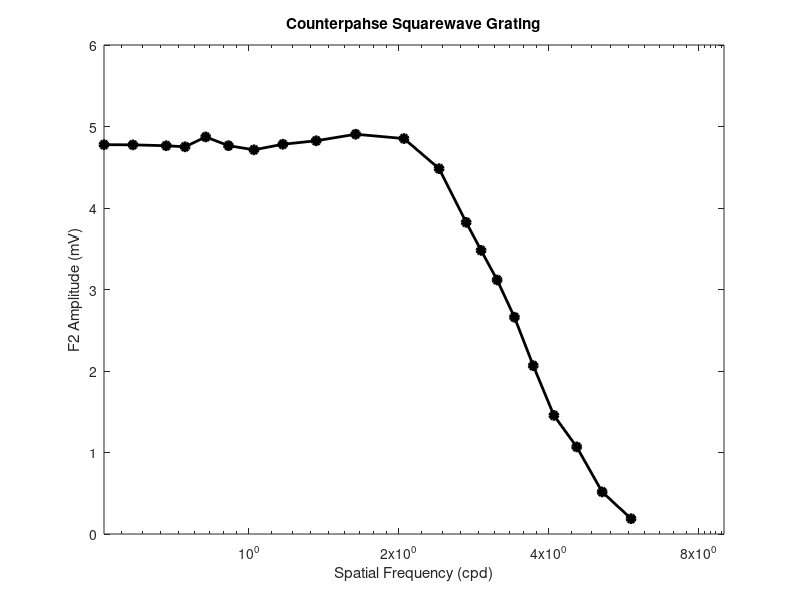
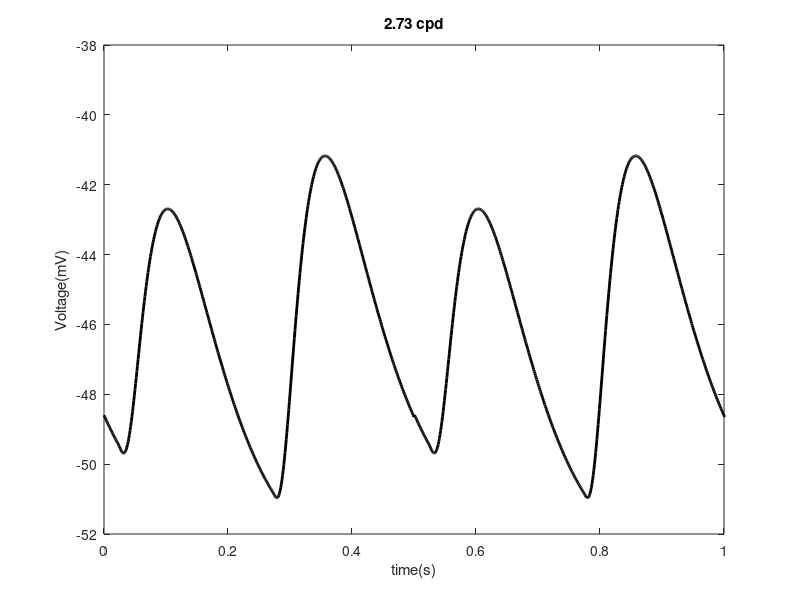

These charts were generated, in order, by the following MATLAB code:
clc
clear

% % F1
% % x = [25,50,75,100,125,150,175,200,225,250,275,300,325,350,375,400];
% % x1 = [1/0.025,1/0.050,1/0.075,1/0.100,1/0.125,1/0.150,1/0.175,1/0.200,1/0.225,1/0.250,1/0.275,1/0.300,1/0.325,1/0.350,1/0.375,1/0.400];
% x1 = [1/0.01,1/0.02,1/0.03,1/0.04,1/0.05,1/0.06,1/0.07,1/0.08,1/0.09,1/0.1,1/0.11,1/0.12,1/0.13,1/0.14,1/0.15,1/0.16];
% y1 = [0.025
% 1.020
% 0.390
% 0.120
% 0.233
% 0.160
% 0.117
% 0.097
% 0.078
% 0.062
% 0.050
% 0.043
% 0.038
% 0.035
% 0.032
% 0.030
% ];
% 
% figure
% % plot(x,y,'LineWidth',2.5)
% % semilogx(x,y,'LineWidth',2.5)
% loglog(x1,y1,'LineWidth',2.5)
% xticks([5 10 20 30 40])
% ylabel('1st harmonic amplitude')
% % xlabel('cycle size (um)')
% xlabel('spatial frequency (cycles/mm)')
% title('d349d counterphase grating stimulus')
% % hold on

%F2
% cycle/um * 1000 -> cycle/mm
% x2 = [1/0.025,1/0.050,1/0.075,1/0.100,1/0.125,1/0.150,1/0.175,1/0.200,1/0.225,1/0.250,1/0.275,1/0.300,1/0.325,1/0.350,1/0.375,1/0.400];
% need more data points at high spatial frequency
% i.e. 5,10,15,20,25,30,35,40,45,50,60,70,80,90,100
% then the same 125,150,175,200,225,250,275,300,325,350,375,400
%x=0.001*[5,15,25,30,35,40,45,50,55,60,65,70,75,80,85,90,95,100,125,150,175,200,225,250,275,300,325,350,375,400];
x=0.001*[35,40,45,50,55,60,65,70,75,85,100,125,150,175,200,225,250,275,300,350,400];
x2=1:21;
for i=1:length(x)
    x2(i)=1/x(i);
end
x2 = x2*0.205;

y2 = [
0.188
0.516
1.069
1.455
2.065
2.660
3.117
3.480
3.824
4.483
4.852
4.905
4.825
4.782
4.714
4.765
4.872
4.751
4.764
4.775
4.777
];


semilogx(x2,y2,'-ko','MarkerFaceColor','k','LineWidth',2)
xticks([1 2 4 8 10])
xlim([0 9])
ylim([0 6])
% ylabel('2nd harmonic amplitude')
ylabel('F2 Amplitude (mV)')
%xlabel('spatial frequency (cycles/mm)')
xlabel('Spatial Frequency (cpd)')
title('Counterpahse Squarewave Grating')
% 1cycles/mm * 0.0.205mm/degree = 0.205cycles/degree (cpd) for monkey
% L is the length of one cycle, spatial frequency of the variation of 1/L


% F1/F2 ratio
% y = y2/y1;
% figure
% loglog(x1,y,'LineWidth',2.5)
% xticks([5 10 20 30 40])
% ylabel('F1/F2 ratio')
% xlabel('spatial frequency (cycles/mm)')

%plot voltage responses at 75um
V2 = [-48.598
-48.638
-48.678
-48.717
-48.756
-48.795
-48.833
-48.871
-48.908
-48.945
-48.982
-49.018
-49.055
-49.09
-49.125
-49.16
-49.195
-49.229
-49.263
-49.296
-49.329
-49.362
-49.394
-49.428
-49.465
-49.505
-49.547
-49.587
-49.624
-49.654
-49.675
-49.688
-49.689
-49.678
-49.655
-49.62
-49.572
-49.511
-49.439
-49.355
-49.26
-49.155
-49.04
-48.916
-48.784
-48.644
-48.497
-48.345
-48.187
-48.025
-47.859
-47.69
-47.519
-47.346
-47.172
-46.998
-46.824
-46.65
-46.478
-46.308
-46.139
-45.974
-45.811
-45.651
-45.496
-45.343
-45.195
-45.05
-44.91
-44.774
-44.642
-44.515
-44.392
-44.274
-44.16
-44.051
-43.946
-43.846
-43.751
-43.66
-43.573
-43.492
-43.414
-43.341
-43.272
-43.208
-43.147
-43.091
-43.039
-42.991
-42.947
-42.906
-42.87
-42.837
-42.808
-42.782
-42.759
-42.74
-42.724
-42.712
-42.702
-42.696
-42.692
-42.692
-42.694
-42.698
-42.706
-42.716
-42.728
-42.743
-42.759
-42.779
-42.8
-42.824
-42.849
-42.877
-42.906
-42.937
-42.97
-43.005
-43.041
-43.079
-43.118
-43.159
-43.201
-43.245
-43.29
-43.336
-43.383
-43.431
-43.481
-43.532
-43.583
-43.636
-43.689
-43.743
-43.798
-43.854
-43.911
-43.968
-44.026
-44.084
-44.144
-44.203
-44.263
-44.324
-44.385
-44.447
-44.509
-44.571
-44.634
-44.697
-44.76
-44.823
-44.887
-44.951
-45.015
-45.079
-45.144
-45.208
-45.273
-45.337
-45.402
-45.467
-45.532
-45.596
-45.661
-45.726
-45.79
-45.854
-45.919
-45.983
-46.047
-46.111
-46.175
-46.239
-46.303
-46.366
-46.429
-46.492
-46.555
-46.617
-46.679
-46.741
-46.803
-46.865
-46.926
-46.987
-47.047
-47.108
-47.168
-47.227
-47.287
-47.346
-47.405
-47.463
-47.521
-47.579
-47.636
-47.693
-47.75
-47.806
-47.862
-47.917
-47.972
-48.027
-48.081
-48.135
-48.189
-48.242
-48.295
-48.348
-48.399
-48.451
-48.502
-48.553
-48.604
-48.654
-48.703
-48.752
-48.801
-48.849
-48.897
-48.945
-48.992
-49.039
-49.085
-49.131
-49.177
-49.222
-49.266
-49.311
-49.355
-49.398
-49.441
-49.484
-49.526
-49.568
-49.61
-49.651
-49.692
-49.732
-49.772
-49.811
-49.85
-49.889
-49.928
-49.966
-50.003
-50.04
-50.077
-50.114
-50.15
-50.186
-50.221
-50.256
-50.29
-50.325
-50.359
-50.392
-50.425
-50.458
-50.491
-50.523
-50.554
-50.586
-50.617
-50.648
-50.678
-50.708
-50.738
-50.767
-50.796
-50.827
-50.859
-50.891
-50.922
-50.947
-50.963
-50.968
-50.959
-50.935
-50.895
-50.839
-50.766
-50.678
-50.574
-50.455
-50.323
-50.177
-50.019
-49.85
-49.671
-49.482
-49.286
-49.082
-48.871
-48.656
-48.437
-48.213
-47.988
-47.76
-47.532
-47.303
-47.074
-46.847
-46.621
-46.397
-46.175
-45.957
-45.742
-45.531
-45.325
-45.122
-44.925
-44.732
-44.545
-44.362
-44.185
-44.013
-43.846
-43.685
-43.529
-43.379
-43.235
-43.096
-42.962
-42.834
-42.711
-42.593
-42.481
-42.375
-42.273
-42.177
-42.085
-41.999
-41.918
-41.841
-41.769
-41.702
-41.639
-41.581
-41.527
-41.477
-41.432
-41.39
-41.353
-41.319
-41.289
-41.263
-41.24
-41.221
-41.206
-41.193
-41.184
-41.178
-41.175
-41.175
-41.177
-41.183
-41.191
-41.202
-41.215
-41.231
-41.249
-41.269
-41.292
-41.317
-41.343
-41.372
-41.403
-41.436
-41.47
-41.506
-41.544
-41.583
-41.624
-41.666
-41.71
-41.755
-41.801
-41.849
-41.898
-41.948
-41.999
-42.051
-42.105
-42.159
-42.214
-42.27
-42.326
-42.384
-42.442
-42.501
-42.561
-42.621
-42.682
-42.743
-42.805
-42.868
-42.931
-42.994
-43.058
-43.122
-43.186
-43.251
-43.316
-43.381
-43.447
-43.513
-43.578
-43.645
-43.711
-43.777
-43.843
-43.91
-43.976
-44.043
-44.109
-44.176
-44.242
-44.309
-44.375
-44.441
-44.507
-44.573
-44.639
-44.705
-44.771
-44.836
-44.902
-44.967
-45.032
-45.096
-45.161
-45.225
-45.289
-45.353
-45.417
-45.48
-45.543
-45.606
-45.668
-45.73
-45.792
-45.853
-45.914
-45.975
-46.036
-46.096
-46.156
-46.215
-46.274
-46.333
-46.391
-46.449
-46.507
-46.564
-46.621
-46.678
-46.734
-46.789
-46.845
-46.9
-46.954
-47.009
-47.062
-47.116
-47.169
-47.221
-47.273
-47.325
-47.376
-47.427
-47.478
-47.528
-47.577
-47.627
-47.676
-47.724
-47.772
-47.82
-47.867
-47.914
-47.96
-48.006
-48.051
-48.097
-48.141
-48.186
-48.23
-48.273
-48.316
-48.359
-48.402
-48.444
-48.485
-48.526
-48.567
-48.607
-48.647
];

t = 0:0.001:1.001;

figure
V2 = [V2;V2];
plot(t,V2,'-k','MarkerFaceColor','k','LineWidth',2)
xlim([0 1])
ylim([-52 -38])
xlabel('time(s)')
ylabel('Voltage(mV)')
title('2.73 cpd')


 